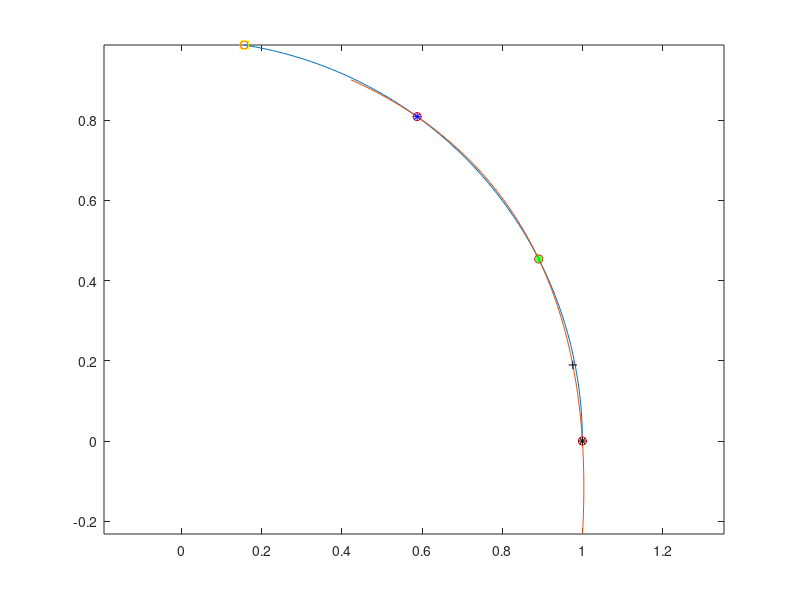
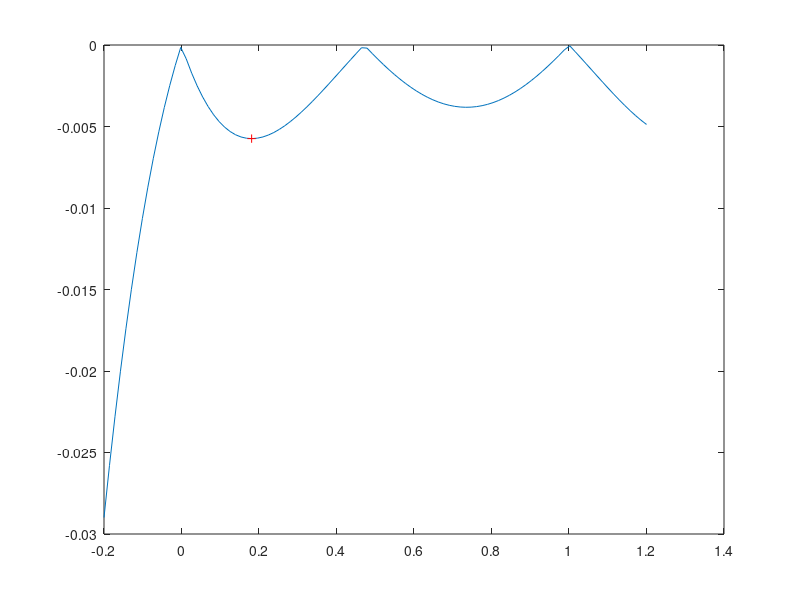

Here is the MATLAB script that generated these plots, in order:
k = @(t) [cos(t), sin(t)];
t = linspace(0, 0.9*pi/2);
plot(cos(t), sin(t));
axis equal

T = 0.9.*[0, pi/6, pi/3, pi/2];
tocke = zeros(2,4);
for i=1:4
    tocke(:,i) = k(T(i))';
end
hold on
plot(tocke(1,:), tocke(2,:), 'ro');

% Interpolacija
%X = [0 -1 3];
%Y = [2 -1 -1];

R = [tocke(:,[1 2 3])' [1 1 1]'];

Tx = tocke(1,4);
Ty = tocke(2,4);

p = [Tx Ty 1] / R;

a1 = (p(2)*p(3) + sqrt(-p(1)*p(2)*p(3)))/(p(2)*(p(1) + p(3)));
a2 = (p(2)*p(3) - sqrt(-p(1)*p(2)*p(3)))/(p(2)*(p(1) + p(3)));

iV = @(x) [1/x 1/(x^2-x) 1/(1-x); -(x+1)/x 1/(x-x^2) x/(x-1); 1 0 0];
parametrizacija = iV(a1)*R;
p = parametrizacija(:,1);
q = parametrizacija(:,2);

x = linspace(-0.2,1.2);
hold on
plot(polyval(p,x), polyval(q,x));

hold on
plot(polyval(p,0), polyval(q,0), 'k*')
plot(polyval(p,a1), polyval(q,a1), 'g*')
plot(polyval(p,1), polyval(q,1), 'b*')


a3 = fzero(@(x) polyval(p,x) - Tx, 1);
hold on
plot(polyval(p,a3), polyval(q,a3), 'ys')

RR = [0 a1^3 1 a3^3;
    0 a1^2 1 a3^2;
    0 a1 1 a3;
    1 1 1 1];
fi = T/RR;

F = @(x) -norm([polyval(p,x) polyval(q,x)] - k(polyval(fi,x)));
neki = min([fminbnd(F,0,a1), fminbnd(F,a1,1), fminbnd(F,1,a3)]);
plot(polyval(p,neki), polyval(q,neki), 'k+')
test = zeros(1, length(x));
for i=1:length(x)
    test(i) = F(x(i));
end
figure; plot(x, test); hold on;
plot(neki, F(neki), 'r+')
razlika = F(neki);